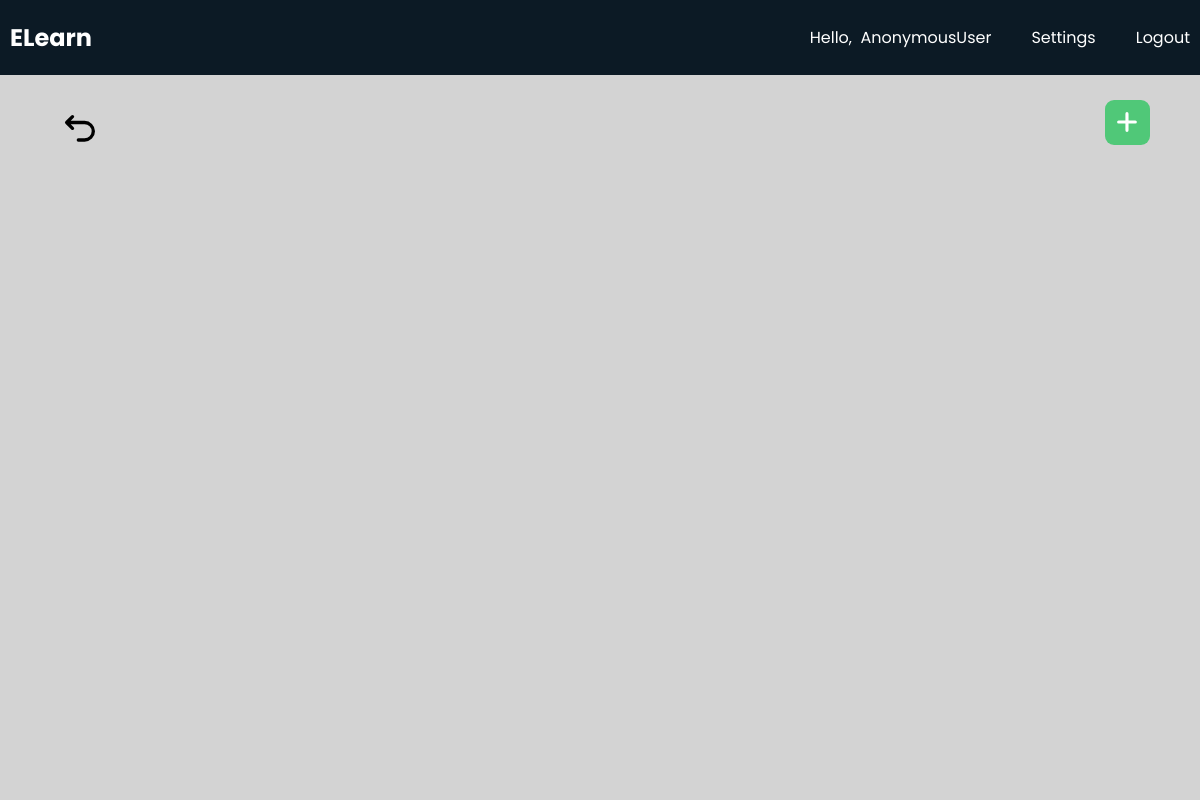
/teachers/discussions/98f8d489e0984d03bc35d476ac2e7b43/, run on an earlier commit of the app's database.
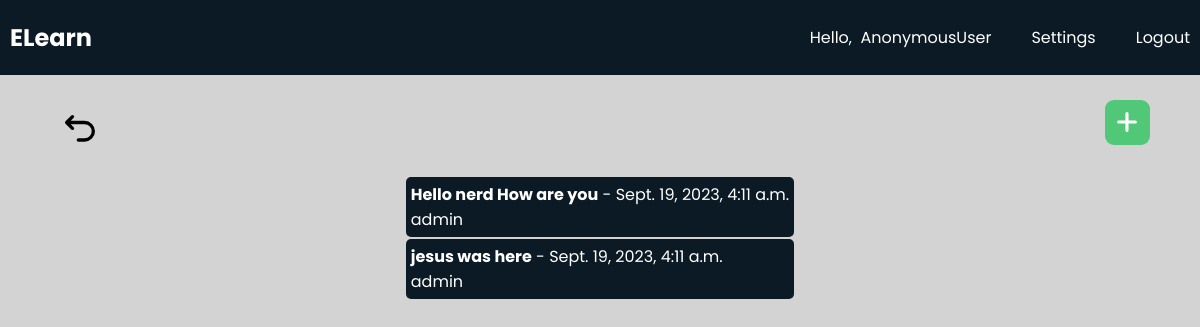
And on a later commit of the database.
### teachers/models.py (models this page shows, shortened)
class Discussion(models.Model):
    id = models.AutoField(primary_key=True)
    course = models.ForeignKey(MyClass, on_delete=models.CASCADE)
    author = models.ForeignKey(User, on_delete=models.CASCADE)
    subject = models.CharField(max_length=255)
    message = models.TextField()
    created_at = models.DateTimeField(default=timezone.now)

### teachers/views.py (the view)
# urls.py: path("discussions/<str:course_id>/", views.discussion, name="discussion"),
def discussion(request, course_id):
    my_class = MyClass.objects.get(id=course_id)
    messages = Discussion.objects.filter(course=my_class).order_by('-created_at')
    if request.method == 'POST':
        subject = request.POST.get('subject')
        message = request.POST.get('message')
        Discussion.objects.create(course=my_class, author=request.user, subject=subject, message=message)
        return redirect(reverse('teachers:discussion', args=[course_id]))
    context = {'courseId': course_id, 'my_class': my_class, 'messages': messages}
    return render(request, "teachers/discussion.html", context)

### teachers/templates/teachers/discussion.html (shortened to what this page needs)
<!DOCTYPE html>
<html lang="en">
  <head>
    {% load static %}
    <link rel="stylesheet" href="{% static 'css/base.css' %}">
    <link rel="stylesheet" href="{% static 'css/discussion.css' %}">
    <link rel="stylesheet" href="https://cdnjs.cloudflare.com/ajax/libs/font-awesome/6.3.0/css/all.min.css">
  </head>
    <body>
        <header>
            <nav class="navbar">
                <h2 class="logo"><a href="{% url 'teachers:home' %}">ELearn</a></h2>
                <ul class="all-links">
                    <li id="username"><span>Hello,  {{request.user}}</span></li>
                    <li><a href="">Settings</a></li>
                    <li><a href="">Logout</a></li>
                </ul>
            </nav>
        </header>
        <div id="backbtn"><svg xmlns="http://www.w3.org/2000/svg" width="24" height="24" viewBox="0 0 24 24"><path fill="none" stroke="currentColor" stroke-linecap="round" stroke-linejoin="round" stroke-width="2" d="M11 18h3.75a5.25 5.25 0 1 0 0-10.5H5M7.5 4L4 7.5L7.5 11"/></svg></div>
        <div id="addbtn"><svg xmlns="http://www.w3.org/2000/svg" width="12" height="12" viewBox="0 0 12 12"><path fill="white" d="M6.5 1.75a.75.75 0 0 0-1.5 0V5H1.75a.75.75 0 0 0 0 1.5H5v3.25a.75.75 0 0 0 1.5 0V6.5h3.25a.75.75 0 0 0 0-1.5H6.5V1.75Z"/></svg></div>
        <div id="contentwrapper">
            <div id="content">
                <div id="posts-wrapper">
                    {% for message in messages %}
                    <div class="posts">
                        <strong>{{ message.subject }}</strong> - {{ message.created_at }}
                        <p>{{ message.author }}</p>
                    </div>
                    {% endfor %}
                </div>
            </div>
        </div>
    </body>
</html>

What changed in the data, as far as the page shows it:
added Discussion: subject "Hello nerd How are you", created_at "Sept. 19, 2023, 4:11 a.m.", author "admin"
added Discussion: subject "jesus was here", created_at "Sept. 19, 2023, 4:11 a.m.", author "admin"
